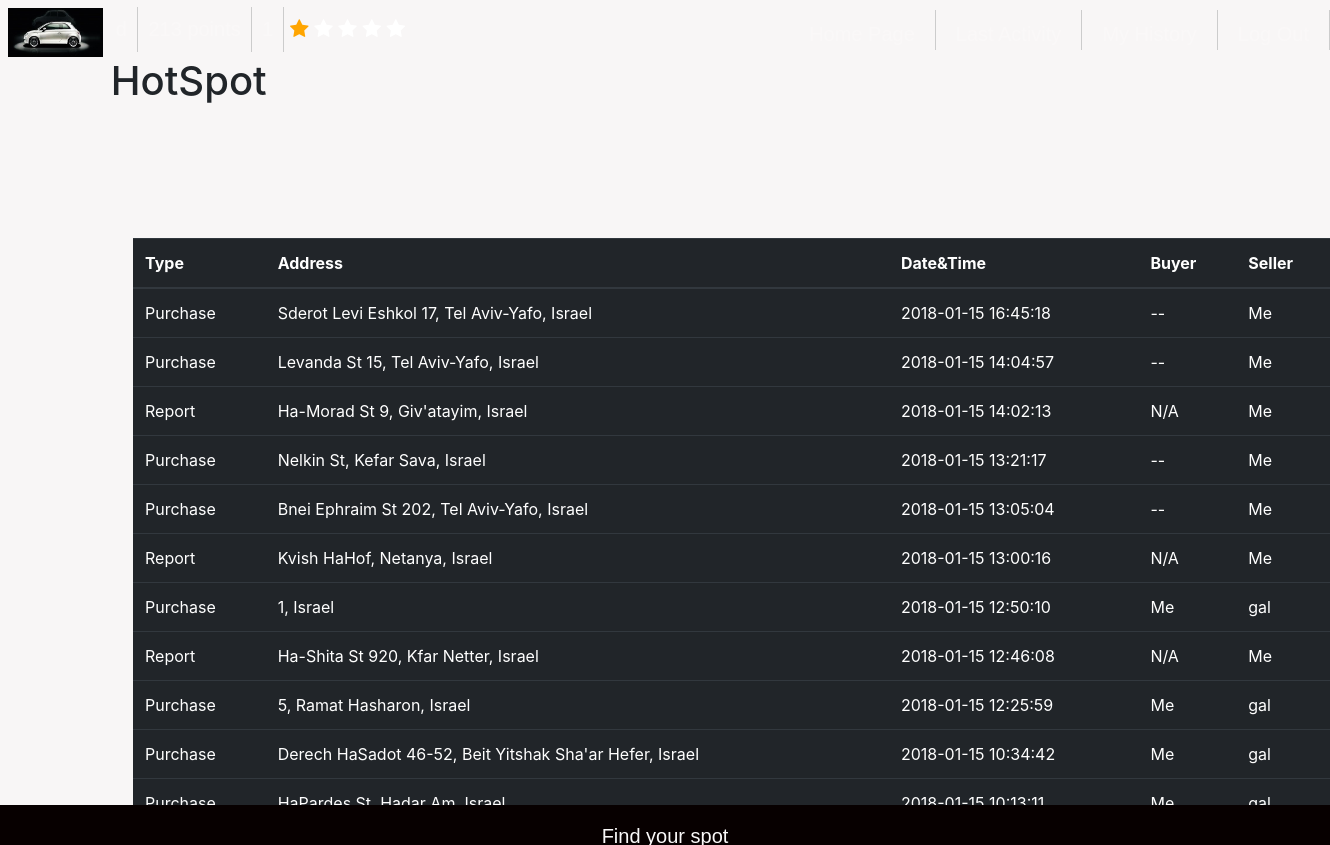
Page /history/ (signed in) on the earlier database version.
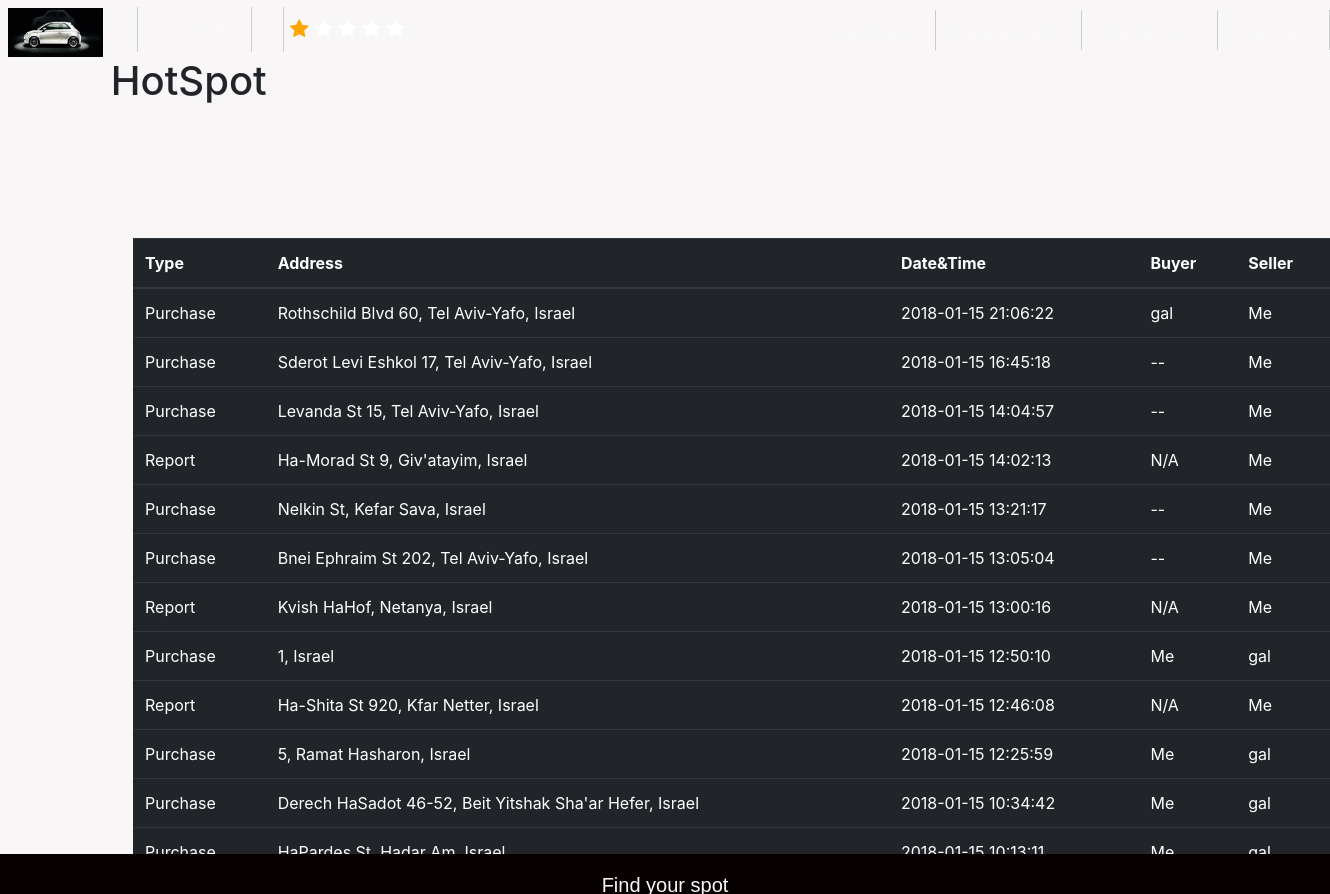
Same page on the later database version.
### polls/models.py (models this page shows, shortened)
class Purchase(models.Model):
	buyer_id	= models.IntegerField(default=-1) 	# user id
	seller_id	= models.IntegerField(default=-1) 	# user id
	cost 		= models.IntegerField(default=10)
	parking_time 	= models.CharField(max_length=200, default="") #  max 30 minutes from the offering time
	status 		= models.CharField(max_length=200, default="available") # available, in process, done, canceled, expired etc.
	parking_rate 	= models.DecimalField(max_digits=3,decimal_places=2,default=Decimal('0.0000'))
	target_address_lat = models.CharField(max_length=2000)
	target_address_lng = models.CharField(max_length=2000)
	parking_address = models.CharField(max_length=200) #string. full address
	parking_address_lat = models.CharField(max_length=2000)
	parking_address_lng = models.CharField(max_length=2000)
	lock 			= threading.Lock()
	cond 			= threading.Condition(threading.Lock())
	pin_code		= models.CharField(max_length=2000, default="-1")
	attempt_failure = models.IntegerField(default=0)
	parking_actual_rank = models.DecimalField(max_digits=3,decimal_places=2,default=Decimal('0.0000'))
	def class_name(self):
    		return Purchase.__name__

### polls/views.py (the view)
# urls.py: url(r'^history/$', views.call_history, name='call_history'),
def call_history(request):
	sell_purchase = Purchase.objects.filter(seller_id = request.user.pk)
	buy_purchase = Purchase.objects.filter(buyer_id = request.user.pk)
	all_free_spot = FreeSpot.objects.all()
	update_user_spots_status (request.user.pk)
	free_spot = []
	for spot in all_free_spot:
		reporters_ids_list = json.loads(spot.reporters_ids)
		if request.user.pk in reporters_ids_list:
			free_spot.append(spot)
	all_history = list(sell_purchase) + list(buy_purchase) + list(free_spot)
	all_history.sort(key=lambda x: datetime.datetime.strptime(x.parking_time, "%Y-%m-%d %H:%M:%S") if x.class_name() == "Purchase" else datetime.datetime.strptime(x.last_report_time, "%Y-%m-%d %H:%M:%S"), reverse=True)
	history_as_table = []
	for element in all_history:
		address = element.parking_address
		if element.class_name() == "Purchase":
			elemnt_type = "Purchase"
			status = element.status
			date_and_time = element.parking_time
			if (element.seller_id == request.user.pk):
				if (element.buyer_id == -1):
					buyer_username = "--"
				else:
					buyer_username = User.objects.get(pk = element.buyer_id).username
				seller_username = "Me"
			else:
				if (element.seller_id == -1):
					seller_username = "--"
				else:
					seller_username = User.objects.get(pk = element.seller_id).username
				buyer_username = "Me"
		else:
			elemnt_type = "Report"
			date_and_time = element.last_report_time
			buyer_username = "N/A"
			seller_username = "Me"
			status = "N/A"
		current_row = [elemnt_type, address, date_and_time, buyer_username, seller_username, status]
		history_as_table.append(current_row)
	return render(request, 'polls/history.html', {'history_as_table':history_as_table})

### polls/models.py (called while the page is built)
	def class_name(self):
    		return FreeSpot.__name__

### polls/views.py (called while the page is built)
def getAllUserActivities(user_pk):
	'''
	get all purchases user with pk = user_pk took part in as buyer or seller
	'''
	sell_purchases = Purchase.objects.filter(seller_id = user_pk)
	buy_purchases = Purchase.objects.filter(buyer_id = user_pk)
	all_purchases = list(sell_purchases)  + list(buy_purchases)
	return all_purchases

def update_user_spots_status(user_id):
	'''
	iterate all over purchases  the user participated in and if
	passed the parking due time change status to expired
	'''
	all_user_spot = getAllUserActivities(user_id)
	for spot in all_user_spot:
		if (spot.status == ParkingStatus.AVAILABLE):# or spot.status == ParkingStatus.IN_PROCESS):
			if (minutes_elapsed(spot.parking_time) > 0):
				spot.status = ParkingStatus.EXPIRED
				print(ParkingStatus.EXPIRED)
				spot.save()

def minutes_elapsed(last_failure_in_string):
	"""
		Return True if user is still in timeout
	"""
	last_failure_in_datetime = datetime.datetime.strptime(last_failure_in_string, "%Y-%m-%d %H:%M:%S")
	diff = (datetime.datetime.now() - last_failure_in_datetime)
	return (diff.total_seconds() / 60)

### polls/templates/polls/history.html (shortened to what this page needs)
<!DOCTYPE html>
<html>
 {% load static %}
    <link rel="stylesheet" type="text/css" href="{% static "polls/_css/logo.css" %}">
    <link rel="stylesheet" type="text/css" href="{% static "polls/_css/history.css" %}">
<head>
  <link rel="stylesheet" href="https://maxcdn.bootstrapcdn.com/bootstrap/4.0.0-beta.2/css/bootstrap.min.css">
	<link rel="stylesheet" href="https://cdnjs.cloudflare.com/ajax/libs/font-awesome/4.7.0/css/font-awesome.min.css">
</head>
<body>
	<div class="all_site">
        <header>
            <div class="logo">
                <img src="{% static "polls/_images/cars.jpg" %}" height="49"/>
            </div>
            <pro>
                <li>{{request.user.username}}</li>
                <li>{{request.user.profile.points}} points</li>
                <li>{{request.user.profile.rating}}</li>
                    <span id="star1" class="fa fa-star"></span>
                    <span id="star2" class="fa fa-star"></span>
                    <span id="star3" class="fa fa-star"></span>
                    <span id="star4" class="fa fa-star"></span>
                    <span id="star5" class="fa fa-star"></span>
            </pro>
            <nav>
                <ur>
                    <a href="{% url 'polls:logout' %}"><li>Log Out</li></a>
                    <a href="{% url 'polls:call_history' %}"><li>My History</li></a>
                    <a href="{% url 'polls:call_last_activity' %}"><li>Last Activity</li></a>
                    <a href="{% url 'polls:homepage' %}"><li>Home Page</li></a>
                </ur>
            </nav>
            <div class="head_pic">
                    <div class="main">
                        <div class="box_txt">
                            <div><h1>Hot<span>Spot</span></h1></div>
                        </div>
                    </div>
            </div>
        </header>
        <table class="table table-dark">
            <thead>
                <tr>
	                <th>Type</th>
                    <th>Address</th>
                    <th>Date&Time</th>
                    <th>Buyer</th>
                    <th>Seller</th>
                </tr>
            </thead>
            <tbody>
	        {% for row in history_as_table %}
      		<tr>
        		<td>{{row.0}}</td>
        		<td>{{row.1}}</td>
        		<td>{{row.2}}</td>
        		<td>{{row.3}}</td>
        		<td>{{row.4}}</td>
      		</tr>
 	        {% endfor %}
            </tbody>
        </table>
        <footer>
            <p>Find your spot</p>
        </footer>
    </div>
    </body>
</html>

Differences in the rows shown:
added Purchase: parking_address "Rothschild Blvd 60, Tel Aviv-Yafo, Israel", parking_time "2018-01-15 21:06:22"
Other differences:
new list line: "Purchase Me"
new list line: "gal"
